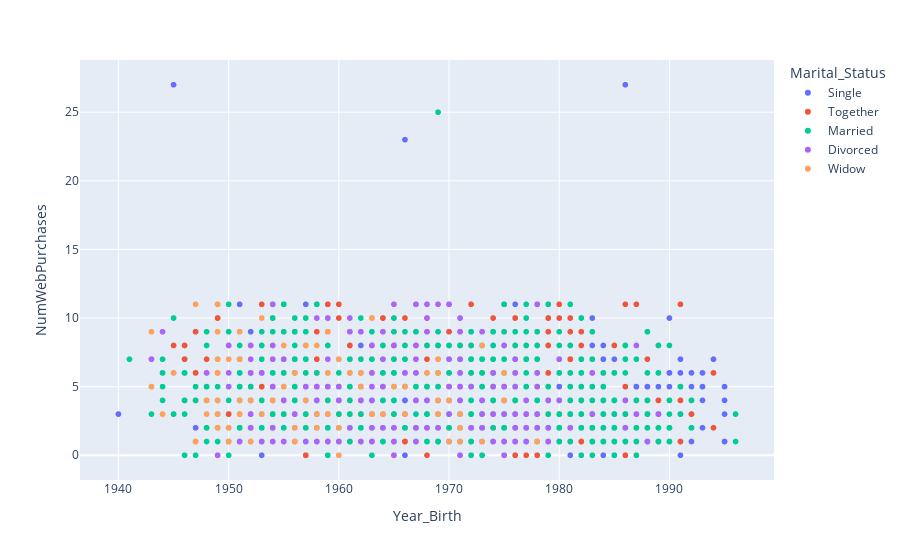

Notebook code for this chart:
### Markdown cell above
% de consumo de vinho sobre a renda anual.

### Code cell
px.scatter(data_frame=df_customer, x='Year_Birth', y='NumWebPurchases', color='Marital_Status')

### Figure 1 — Plotly figure (JSON) as saved in the notebook; plotly's stock layout.template omitted (floating-point values rounded to 4 significant figures; data arrays with more than 128 entries replaced by an {"elided": "..."} marker saying what was removed)
{"data": [{"hovertemplate": "Marital_Status=Single<br>Year_Birth=%{x}<br>NumWebPurchases=%{y}<extra></extra>", "legendgroup": "Single", "marker": {"color": "#636efa", "symbol": "circle"}, "mode": "markers", "name": "Single", "showlegend": true, "type": "scattergl", "x": {"elided": "486 int values"}, "xaxis": "x", "y": {"elided": "486 int values"}, "yaxis": "y"}, {"hovertemplate": "Marital_Status=Together<br>Year_Birth=%{x}<br>NumWebPurchases=%{y}<extra></extra>", "legendgroup": "Together", "marker": {"color": "#EF553B", "symbol": "circle"}, "mode": "markers", "name": "Together", "showlegend": true, "type": "scattergl", "x": {"elided": "578 int values"}, "xaxis": "x", "y": {"elided": "578 int values"}, "yaxis": "y"}, {"hovertemplate": "Marital_Status=Married<br>Year_Birth=%{x}<br>NumWebPurchases=%{y}<extra></extra>", "legendgroup": "Married", "marker": {"color": "#00cc96", "symbol": "circle"}, "mode": "markers", "name": "Married", "showlegend": true, "type": "scattergl", "x": {"elided": "864 int values"}, "xaxis": "x", "y": {"elided": "864 int values"}, "yaxis": "y"}, {"hovertemplate": "Marital_Status=Divorced<br>Year_Birth=%{x}<br>NumWebPurchases=%{y}<extra></extra>", "legendgroup": "Divorced", "marker": {"color": "#ab63fa", "symbol": "circle"}, "mode": "markers", "name": "Divorced", "showlegend": true, "type": "scattergl", "x": {"elided": "231 int values"}, "xaxis": "x", "y": {"elided": "231 int values"}, "yaxis": "y"}, {"hovertemplate": "Marital_Status=Widow<br>Year_Birth=%{x}<br>NumWebPurchases=%{y}<extra></extra>", "legendgroup": "Widow", "marker": {"color": "#FFA15A", "symbol": "circle"}, "mode": "markers", "name": "Widow", "showlegend": true, "type": "scattergl", "x": [1973, 1957, 1951, 1960, 1954, 1968, 1966, 1966, 1971, 1969, 1954, 1949, 1949, 1958, 1970, 1952, 1953, 1975, 1969, 1964, 1955, 1973, 1944, 1978, 1949, 1975, 1970, 1949, 1975, 1956, 1958, 1965, 1971, 1963, 1960, 1956, 1956, 1945, 1943, 1969, 1961, 1958, 1952, 1948, 1950, 1948, 1959, 1957, 1971, 1950, 1963, 1947, 1951, 1962, 1949, 1971, 1965, 1953, 1973, 1959, 1963, 1949, 1951, 1950, 1950, 1962, 1949, 1947, 1959, 1951, 1960, 1943, 1955, 1969, 1969, 1949, 1948], "xaxis": "x", "y": [1, 4, 7, 7, 4, 6, 5, 3, 2, 6, 4, 9, 3, 3, 1, 4, 10, 4, 4, 3, 5, 1, 3, 1, 4, 6, 4, 2, 6, 1, 8, 5, 1, 10, 0, 2, 6, 6, 9, 7, 6, 2, 1, 3, 7, 4, 3, 8, 3, 2, 3, 1, 9, 6, 7, 2, 5, 3, 8, 9, 10, 11, 3, 1, 2, 5, 3, 11, 6, 4, 2, 5, 8, 3, 3, 6, 4], "yaxis": "y"}], "layout": {"legend": {"title": {"text": "Marital_Status"}, "tracegroupgap": 0}, "margin": {"t": 60}, "xaxis": {"anchor": "y", "domain": [0, 1], "title": {"text": "Year_Birth"}}, "yaxis": {"anchor": "x", "domain": [0, 1], "title": {"text": "NumWebPurchases"}}}}
